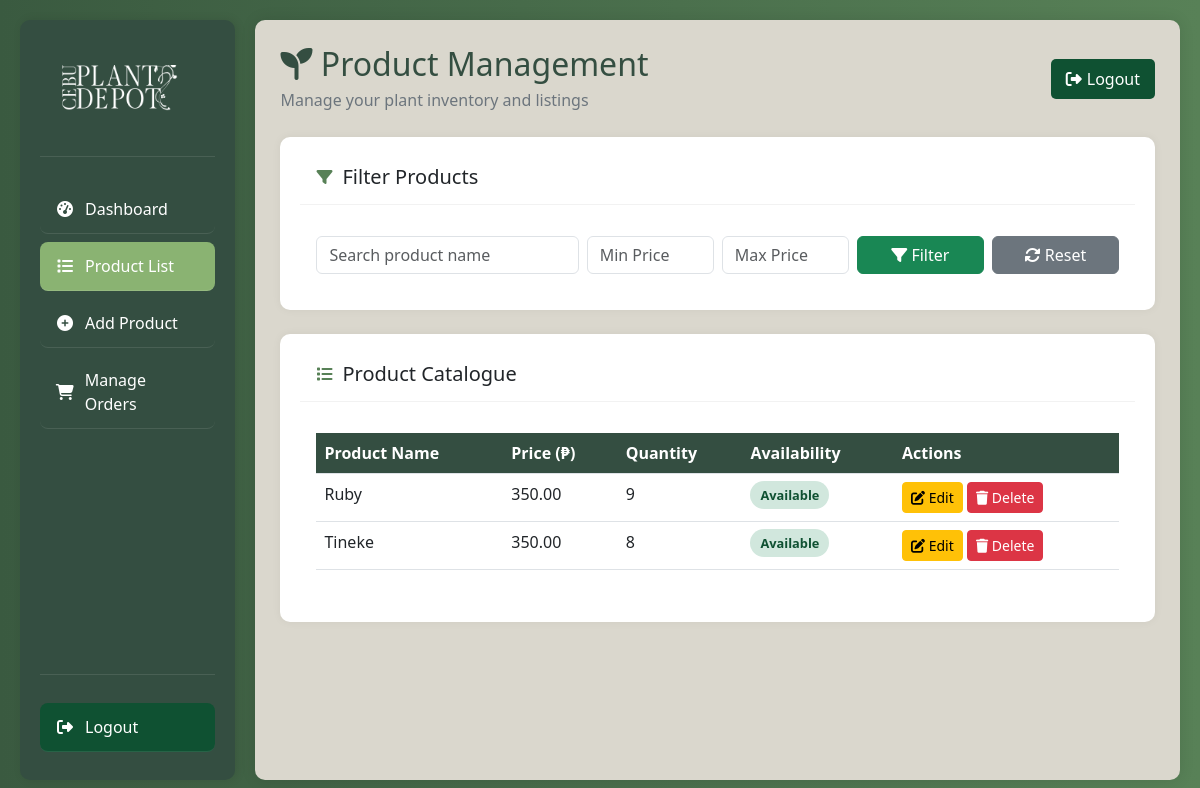
/Admin/product_list.php (signed in), run on the app's committed database.
### tables this page shows
CREATE TABLE `products` (
  `product_id` int(11) NOT NULL,
  `product_name` varchar(250) NOT NULL,
  `product_image` varchar(255) NOT NULL,
  `product_price` float NOT NULL,
  `product_availability` tinyint(1) NOT NULL DEFAULT 1,
  `product_quantity` int(11) NOT NULL,
  `created_at` timestamp NOT NULL DEFAULT current_timestamp()
);

### Admin/product_list.php (the view, shortened to what this page needs)
<?php
include("../Main/php/database.php");
$search = $_GET['search'] ?? '';
$minPrice = $_GET['min_price'] ?? '';
$maxPrice = $_GET['max_price'] ?? '';
$conditions = [];
$whereClause = $conditions ? "WHERE " . implode(" AND ", $conditions) : "";
$sql = "SELECT * FROM products $whereClause ORDER BY product_quantity DESC";
$result = mysqli_query($con, $sql);
?>
<!DOCTYPE html>
<html lang="en">
<head>
    <link rel="stylesheet" href="https://cdn.jsdelivr.net/npm/bootstrap@5.3.0/dist/css/bootstrap.min.css">
    <link rel="stylesheet" href="https://cdnjs.cloudflare.com/ajax/libs/font-awesome/6.4.0/css/all.min.css">
</head>
<body>
<div class="main">
    <div class="sidebar">
        <div class="sidebar-header">
            <div class="sidebar-logo">
                 <a href="main.php"><img src="../images/logowhite.png" style="width: 8rem; padding: 5px;" class="img-fluid"></a>
            </div>
        </div>
        <div class="sidebar-nav">
            <a href="main.php" class="dashboard-btn"><i class="fas fa-tachometer-alt"></i> Dashboard</a>
            <a href="product_list.php" class="product-btn"><i class="fas fa-list"></i> Product List</a>
            <a href="create.php" class="create-btn"><i class="fas fa-plus-circle"></i> Add Product</a>
            <a href="orders.php" class="orders-btn"><i class="fas fa-shopping-cart"></i> Manage Orders</a>
        </div>
        <div class="logout-container">
            <a href="../index.php" class="logout-btn"><i class="fas fa-sign-out-alt"></i> Logout</a>
        </div>
    </div>
    <div class="content">
        <div class="welcome-header">
            <div class="welcome-message">
                <h2><i class="fas fa-seedling"></i> Product Management</h2>
                <p>Manage your plant inventory and listings</p>
            </div>
            <a href="../index.php" class="btn logout-btn text-white"><i class="fas fa-sign-out-alt"></i> Logout</a>
        </div>
        <div class="card mb-4">
            <div class="card-header">
                <i class="fas fa-filter"></i>
                <h5 class="mb-0">Filter Products</h5>
            </div>
            <div class="card-body">
                <form method="GET" class="row g-2">
                    <div class="col-md-4">
                        <input type="text" name="search" class="form-control" placeholder="Search product name" value="<?php echo htmlspecialchars($search); ?>">
                    </div>
                    <div class="col-md-2">
                        <input type="number" name="min_price" class="form-control" placeholder="Min Price" step="0.01" value="<?php echo htmlspecialchars($minPrice); ?>">
                    </div>
                    <div class="col-md-2">
                        <input type="number" name="max_price" class="form-control" placeholder="Max Price" step="0.01" value="<?php echo htmlspecialchars($maxPrice); ?>">
                    </div>
                    <div class="col-md-2">
                        <button type="submit" class="btn btn-success w-100"><i class="fas fa-filter"></i> Filter</button>
                    </div>
                    <div class="col-md-2">
                        <a href="product_list.php" class="btn btn-secondary w-100"><i class="fas fa-sync-alt"></i> Reset</a>
                    </div>
                </form>
            </div>
        </div>
        <div class="card">
            <div class="card-header">
                <i class="fas fa-list"></i>
                <h5 class="mb-0">Product Catalogue</h5>
            </div>
            <div class="card-body">
                <?php if (mysqli_num_rows($result) > 0): ?>
                    <div class="table-responsive">
                        <table class="table table-hover">
                            <thead>
                                <tr>
                                    <th>Product Name</th>
                                    <th>Price (₱)</th>
                                    <th>Quantity</th>
                                    <th>Availability</th>
                                    <th>Actions</th>
                                </tr>
                            </thead>
                            <tbody>
                                <?php while ($row = mysqli_fetch_assoc($result)): ?>
                                    <tr data-product='<?php echo json_encode($row); ?>'>
                                        <td style="cursor: pointer;"><?php echo htmlspecialchars($row['product_name']); ?></td>
                                        <td><?php echo number_format($row['product_price'], 2); ?></td>
                                        <td><?php echo $row['product_quantity']; ?></td>
                                        <td>
                                            <span class="status-badge <?php echo $row['product_availability'] ? 'status-good' : 'status-out'; ?>">
                                                <?php echo $row['product_availability'] ? 'Available' : 'Out of Stock'; ?>
                                            </span>
                                        </td>
                                        <td>
                                            <button class="btn btn-sm btn-warning edit-btn" type="button"><i class="fas fa-edit"></i> Edit</button>
                                            <button class="btn btn-sm btn-danger delete-btn" type="button" data-product-name="<?php echo htmlspecialchars($row['product_name']); ?>">
                                                <i class="fas fa-trash"></i> Delete
                                            </button>
                                        </td>
                                    </tr>
                                <?php endwhile; ?>
                            </tbody>
                        </table>
                    </div>
                <?php else: ?>
                    <div class="alert alert-info">
                        <i class="fas fa-info-circle"></i> No products found matching your criteria.
                    </div>
                <?php endif; ?>
            </div>
        </div>
    </div>
</div>
</body>
</html>

### Admin/product_list.php (style rules this page uses)
body { background: linear-gradient(to right, #3a5a40, #588157); font-family: 'Segoe UI', sans-serif; }
.main { display: flex; min-height: 100vh; padding: 20px; }
.sidebar { width: 250px; background-color: #344e41; padding: 20px; border-radius: 10px; color: white; box-shadow: 2px 0 10px rgba(0,0,0,0.1); display: flex; flex-direction: column; }
.sidebar-header { display: flex; align-items: center; padding-bottom: 20px; border-bottom: 1px solid rgba(255,255,255,0.1); margin-bottom: 20px; }
.sidebar-nav { flex-grow: 1; }
.sidebar a { display: flex; align-items: center; padding: 12px 15px; margin: 8px 0; border-radius: 8px; color: white; text-decoration: none; border-bottom: 1px solid rgba(255,255,255,0.1); }
.sidebar a.product-btn { background-color: #8ab372ff; }
.sidebar a i { margin-right: 10px; width: 20px; text-align: center; }
.sidebar .sidebar-logo a { border: none; }
.logout-container { margin-top: auto; padding-top: 20px; border-top: 1px solid rgba(255,255,255,0.1); }
.content { flex-grow: 1; background-color: #dad7cd; margin-left: 20px; padding: 25px; border-radius: 10px; box-shadow: 0 0 15px rgba(0,0,0,0.1); overflow-y: auto; max-height: calc(100vh - 40px); }
.card { background-color: white; border-radius: 10px; padding: 20px; margin-bottom: 20px; box-shadow: 0 0 10px rgba(0,0,0,0.05); border: none; }
.card-header { background: transparent; border-bottom: 1px solid rgba(0,0,0,0.05); padding-bottom: 15px; margin-bottom: 15px; display: flex; align-items: center; }
.card-header i { margin-right: 10px; color: #588157; }
.status-badge { padding: 5px 10px; border-radius: 20px; font-size: 0.8rem; font-weight: 600; }
.status-good { background-color: #d1e7dd; color: #0f5132; }
.table-responsive { overflow-x: auto; }
.table th { background-color: #344e41; color: white; }
.welcome-header { display: flex; justify-content: space-between; align-items: center; margin-bottom: 25px; }
.welcome-message h2 { margin-bottom: 5px; color: #344e41; }
.welcome-message p { color: #6c757d; margin: 0; }
.logout-btn { background-color: #0f5132; border: none; padding: 8px 15px; border-radius: 5px; display: flex; align-items: center; }
.logout-btn i { margin-right: 5px; }
.content { -ms-overflow-style: none; scrollbar-width: none; }

### data on the page
products: product_name "Ruby", product_price "350.00", product_quantity "9", product_availability "Available"
products: product_name "Tineke", product_price "350.00", product_quantity "8", product_availability "Available"
